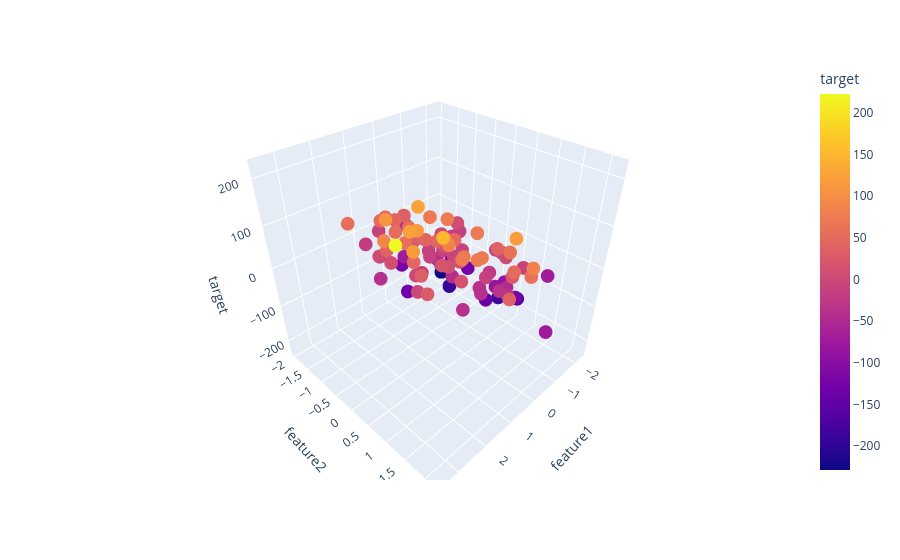

The cell this chart's notebook holds for it:
### Code cell
fig = px.scatter_3d(df, x='feature1', y='feature2', z='target',color='target')

fig.show()
